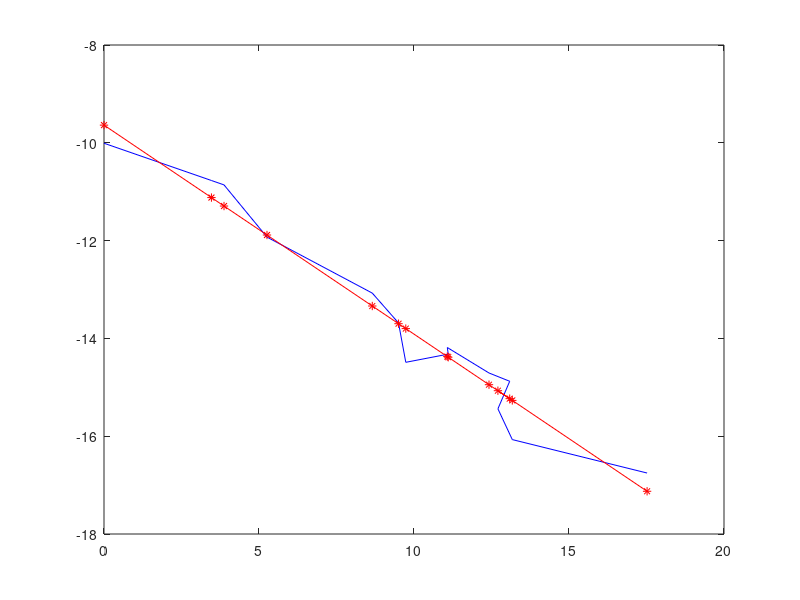

This chart was generated by the following MATLAB code:
M=[1,32,48,192,5734,13370,16900,66500,64500,247500,482700,330000,524800,40590000];
D=[4.5e-5,2.1e-5,1.92e-5,6.6e-6,2.1e-6,1.14e-6,5.1e-7,6.03e-7,6.9e-7,4.1e-7,3.46e-7,1.97e-7,1.05e-7,5.3e-8];
x=linspace(min(M), max(M), 1000);
Ein=-.4274*log(M)-9.6386
plot(log(M),log(D),'b', log(M), Ein,'r*-')
%loglog(M,Ein)